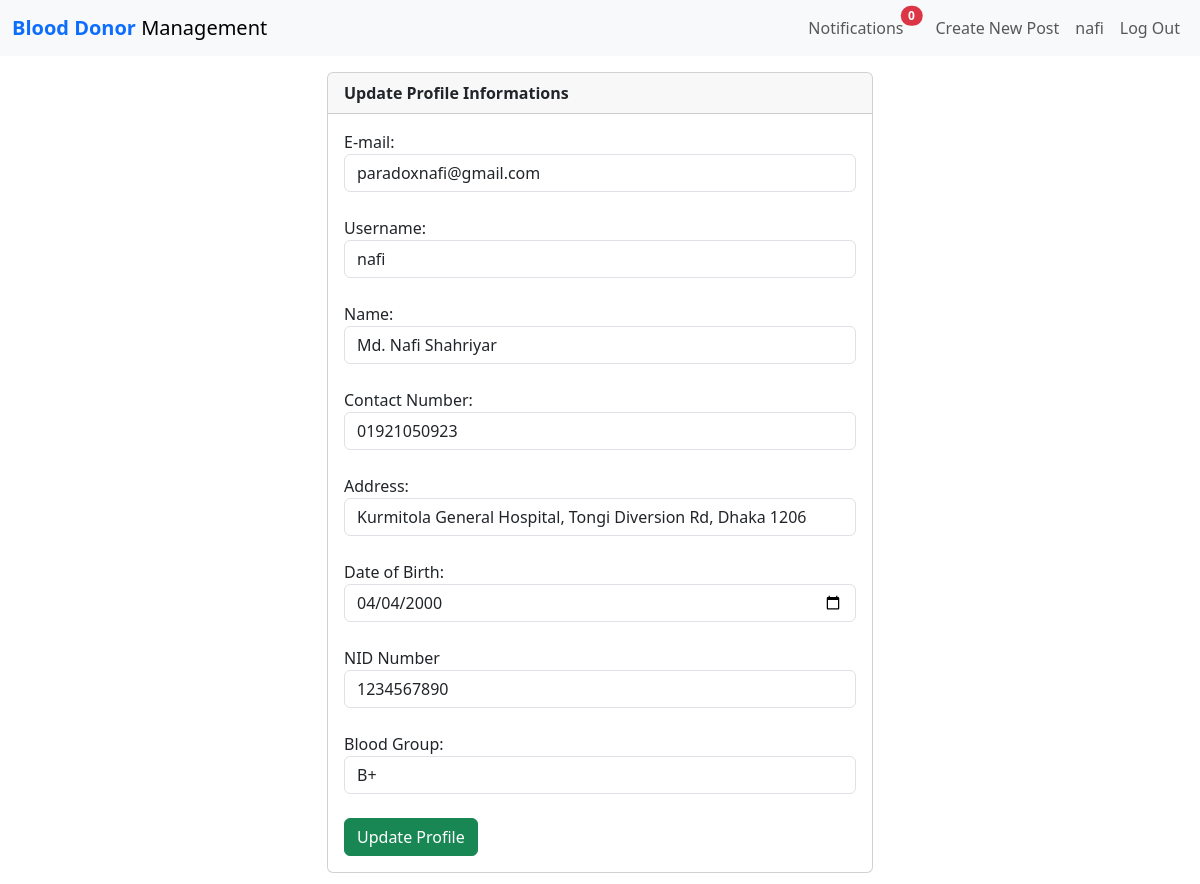
Screenshot of /auth1/updateProfile/ (signed in) with the database file from the repository.
### auth1/models.py (models this page shows, shortened)
class RegisterUser(AbstractBaseUser):
	username				= models.CharField(max_length=50, unique=True)
	name					= models.CharField(max_length=100)
	email					= models.EmailField(max_length=100, unique=True)
	contact_number			= models.CharField(max_length=15)
	address					= models.CharField(max_length=250, null=True, blank=True)
	date_of_birth			= models.DateField(null=True, blank=True) #Fix
	nid						= models.CharField(max_length=13, null=True, blank=True)
	blood_group				= models.CharField(max_length=8, choices=BLOOD_GROUPS, null=True, blank=True)
	date_joined				= models.DateTimeField(verbose_name='date joined', auto_now_add=True)
	last_login				= models.DateTimeField(verbose_name='last login', auto_now=True)
	is_admin				= models.BooleanField(default=False)
	is_active				= models.BooleanField(default=True)
	is_staff				= models.BooleanField(default=False)
	is_superuser			= models.BooleanField(default=False)
	last_donated			= models.DateField(verbose_name='last_donated', auto_now_add=False, null=True, blank=True)
	donation_count			= models.IntegerField(default=0)
	USERNAME_FIELD = 'email'
	REQUIRED_FIELDS = ['username', 'password']
	objects = MyAccountManager()

### auth1/views.py (the view)
# urls.py: path('updateProfile/', views.updateProfileView, name='updateProfile'),
def updateProfileView(request):
    if not request.user.is_authenticated:
        return redirect('logoutUserView')
    context = {}
    if request.POST:
        form = AccountUpdateForm(request.POST, instance=request.user)
        if form.is_valid():
            form.save()
        return redirect('profileUser')
    else:
        form = AccountUpdateForm(
            initial = {
                "email": request.user.email,
                "username": request.user.username,
                "name": request.user.name,
                "contact_number": request.user.contact_number,
                "address": request.user.address,
                "date_of_birth": request.user.date_of_birth,
                "nid": request.user.nid,
                "blood_group": request.user.blood_group,
            }
        )
    context['form'] = form
    return render(request, 'auth1/update_profile.html', context)

### auth1/forms.py (shortened to what this page needs)
class AccountUpdateForm(forms.ModelForm):
    class Meta:
        model = RegisterUser
        fields = {'email', 'username', 'name', 'contact_number', 'address', 'date_of_birth', 'nid', 'blood_group'}
    def __init__(self, *args, **kwargs):
        super().__init__(*args, **kwargs)
        for name, field, in self.fields.items():
            field.widget.attrs.update({'class' : 'form-control'})
        self.fields['date_of_birth'].widget.input_type = 'date'
        self.fields['contact_number'].widget.input_type = 'number'
        self.fields['nid'].widget.input_type = 'number'

### post/context_processors.py (called while the page is built)
def notification_to_base(request):
    user = request.user.id
    notifications = Notification.objects.filter(receiver=user).order_by('-creation_date')
    unread_notifications = Notification.objects.filter(receiver=user).exclude(read_by=user).order_by('-creation_date')
    total_unread_notifications = len(unread_notifications)
    return {
        'total_unread_notifications': total_unread_notifications,
        'notifications': notifications,
        }

### auth1/templates/auth1/update_profile.html (shortened to what this page needs)
{% extends 'post/base.html' %}
{% block content %}
<div class="container">
    <div class="row">
        <div class="col-6 offset-3 my-3">
            <div class="card">
                <div class="card-header">
                    <b>Update Profile Informations</b>
                </div>
                <div class="card-body">
					<form method="POST">
							E-mail: {{form.email}} </br>
							Username: {{form.username}}</br>
							Name: {{form.name}}</br>
							Contact Number: {{form.contact_number}}</br>
							Address: {{form.address}}</br>
							Date of Birth: {{form.date_of_birth}}</br>
							NID Number {{form.nid}}</br>
							Blood Group: {{form.blood_group}}</br>
							<button type="submit" class="btn btn-success">Update Profile</button>
					</form>
				</div>
			</div>
		</div>
	</div>
</div>
{% endblock %}

### post/templates/post/base.html (shortened to what this page needs)
<!DOCTYPE html>
<html lang="en">
<head>
	{% load bootstrap5 %}
	{% bootstrap_css %}
	<nav class="navbar navbar-expand-lg navbar-light bg-light">
		<div class="container-fluid">
			<a class="navbar-brand" href="{% url 'home'%}"> <b class="text-primary"> Blood Donor
				</b><span>Management</span> </a>
			<div class="collapse navbar-collapse" id="navbarSupportedContent">
				{% if user.is_authenticated %}
				<ul class="navbar-nav ml-auto">
					<li class="nav-item dropdown">
						<a type="button" class="nav-link position-relative me-3 " data-bs-toggle="dropdown"
							aria-expanded="false" href="/auth1/user/{{user.id}}/notifications">
							Notifications
							<span
								class="position-absolute top-5 start-100 translate-middle badge rounded-pill bg-danger">
								{{ total_unread_notifications }}
							</span>
						</a>
					</li>
					<li class="nav-item">
						<a class="nav-link" href="{% url 'createpost' %}">Create New Post</a>
					</li>
					<li class="nav-item">
						<a class="nav-link" href="{% url 'profileUser'%}">{{user.username}}</a>
					</li>
					<li class="nav-item">
						<a class="nav-link" href="{% url 'logoutUser'%}">Log Out</a>
					</li>
				</ul>
				{% endif %}
			</div>
		</div>
	</nav>
</head>
<body>
	<div id="content" , name="content">
		{% block content %}
		{% endblock %}
	</div>
</body>
</html>

### rows the page displays
RegisterUser: username "nafi", email "paradoxnafi@gmail.com", name "Md. Nafi Shahriyar", contact_number "01921050923", address "Kurmitola General Hospital, Tongi Diversion Rd, Dhaka 1206", date_of_birth "04/04/2000", nid "1234567890", blood_group "B+"

### other values shown
{{ total_unread_notifications }} "0"
